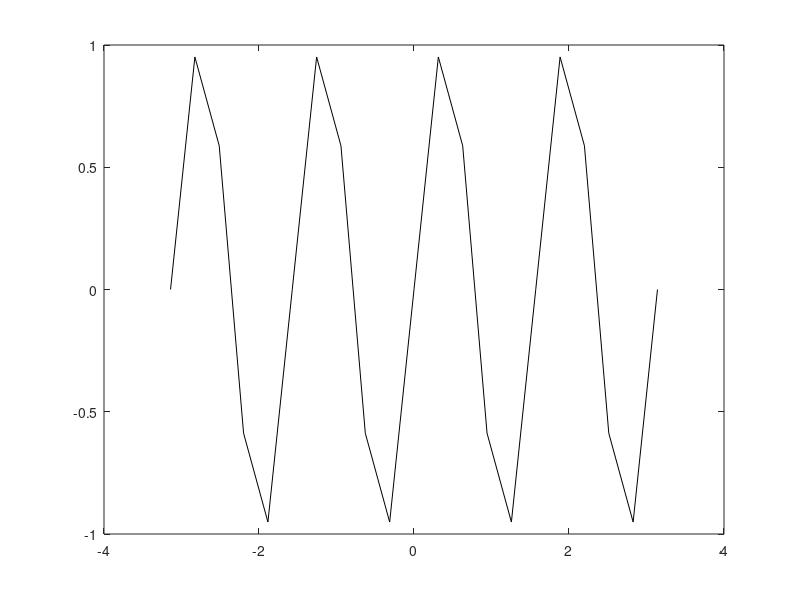

Here is the MATLAB script that generated this plot: (Note: this script raises an error after producing the figure.)
clear
clc
% this section is for enter the data------------------------------------------

X=-pi:(2*pi/20):pi;
F=sin(4*X);
n=size(X,2)-1;

% this section is for define the values---------------------------------------

for i=1:n
    
    h(i+1)=X(i+1)-X(i);
end

for j=2:n
        
        l(j)=h(j+1)/(h(j)+h(j+1));
        u(j)=h(j)/(h(j)+h(j+1));
        d(j)=6*((F(j+1)-F(j))/h(j+1)-(F(j)-F(j-1)/h(j)))/(h(j)+h(j+1));
end

l(n+1)=h(2)/(h(n+1)+h(2));
u(n+1)=h(n+1)/(h(n+1)+h(2));
d(n+1)=6*(F(1)-F(n+1)/h(2)-(F(n+1)-F(n)/h(n+1)))/(h(n+1)+h(2));

%difine a MATRIX A------------------------------------------------------------

A=zeros(n);
for i=1:n-1
    
    A(i,i)=2;
    A(i,i+1)=l(i+1);
    A(i+1,i)=u(i+2);
    
end
A(n,n)=2;
A(1,n)=u(2);
A(n,1)=l(n+1);
A
%shifting d MATRIX -----------------------------------------------------------

for m=1:n
    
    D(m)=d(m+1);
    
end
%solving and displaying the system by MATLAB----------------------------------

M1=D/A;
disp('M2 is the solve of MATLAB:  ')
M2=[M1(n),M1]

% guse method-----------------------------------------------------------------

for i=2:n-1
    
    A(i,i)=A(i,i)-(A(i-1,i)*A(i,i-1)/A(i-1,i-1));
    D(i)=D(i)-(D(i-1)*A(i,i-1))/A(i-1,i-1);
    A(i,n)=A(i,n)-(A(i-1,n)*A(i,i-1)/A(i-1,i-1));
    D(n)=D(n)-(D(i-1)*A(n,i-1))/A(i-1,i-1);
    A(n,i)=-(A(i-1,i)*A(n,i-1))/A(i-1,i-1);
    A(n,n)=A(n,n)-(A(i-1,n)*A(n,i-1))/A(i-1,i-1);
    A(i,i-1)=0;
    A(n,i-1)=0;

end

A(n,n)=A(n,n)-(A(n,n-1)*A(n-1,n))/A(n-1,n-1);
A(n,n-1)=0;
A

%-----------------------------------------------------------------------------

M(n)=D(n)/A(n,n);
M(n-1)=(D(n-1)-(A(n-1,n)*M(n)))/A(n-1,n-1);
for j=n-2:-1:1

   M(j)=(D(j)-(M(n)*A(j,n))-(M(j+1)*A(j,j+1)))/A(j,j);
   
end   
disp('M is the solution of gause method')
M=[M(n),M]
% ploting the unknown function whith the real data ---------------------------

plot(X,F,'k')
hold on;

%difining the spline function whith gause method solve------------------------
syms z
for i=1:n
    al(i)=F(i);
    ga(i)=M(i)/2;
    be(i)=((F(i+1)-F(i))/h(i+1))-((2*M(i)+M(i+1))*h(i+1)/6);
    de(i)=(M(i+1)-M(i))/(6*h(i+1));
    sd=inline(al(i)+(be(i)*(z-X(i)))+(ga(i)*(z-X(i))^2)+(de(i)*(z-X(i))^3));
    fplot(sd,[X(i) X(i+1)],'r')
    
end
% for dispay the all of domain------------------------------------------------

k=inline(z);
fplot(k,[X(1) X(n+1)],'w')
